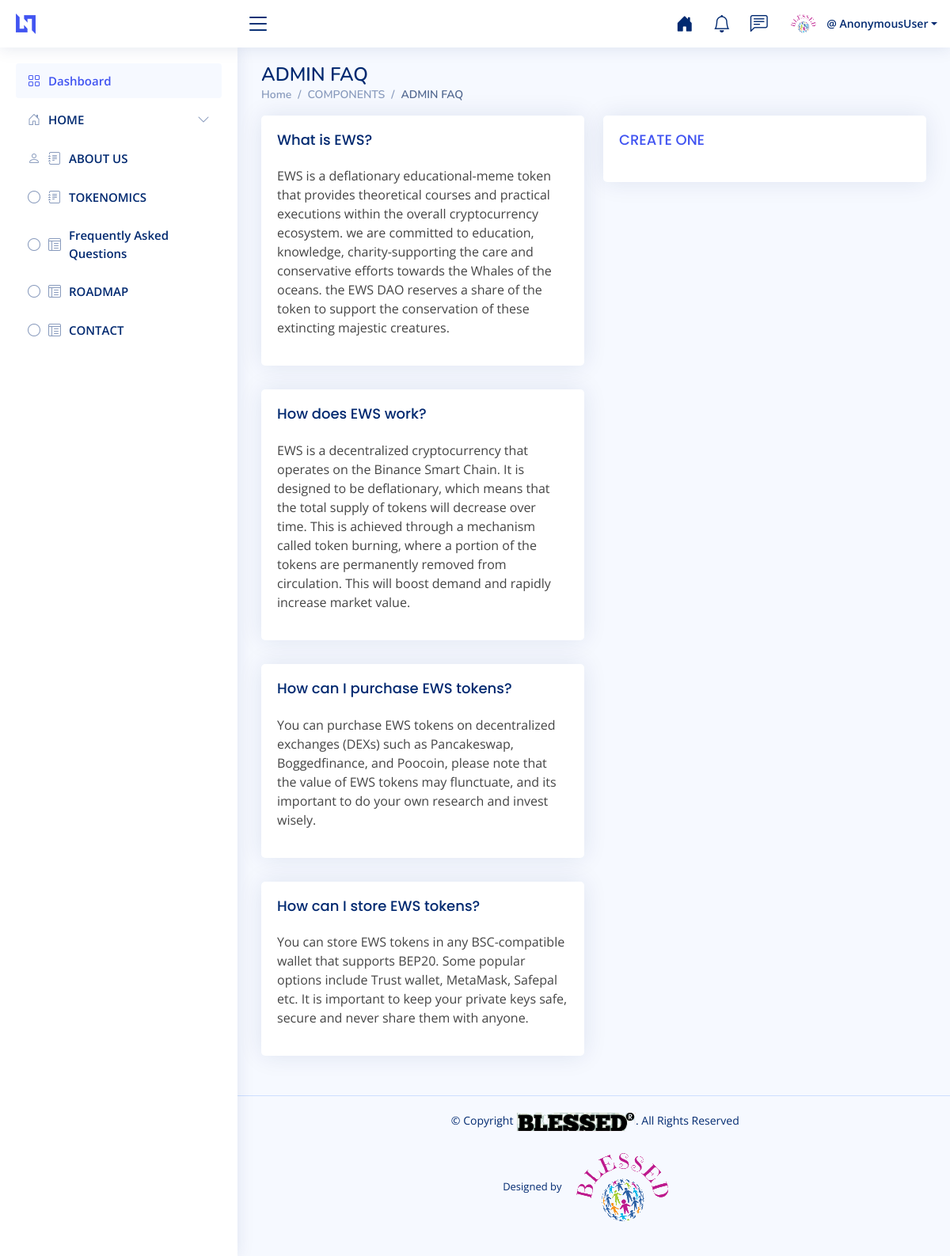
The page /ADMIN_FAQ on the database its author committed.
### ews_app/models.py (models this page shows, shortened)
class FAQ(models.Model):
    question = models.CharField(max_length=77)
    answer = models.TextField()

### ews_app/views.py (the view)
# urls.py: path('ADMIN_FAQ', views.AdminFaq, name='faq-admin'),
def AdminFaq(request):
    a = FAQ.objects.all()
    context = {
        'a': a
    }
    return render(request, 'ews_app/adminfaq.html', context)

### ews_app/templates/ews_app/adminfaq.html (shortened to what this page needs)
{% extends 'ews_app/base.html' %}
{% load static %}
{% block content %}
<main id="main" class="main">
  <div class="pagetitle">
    <h1>ADMIN FAQ</h1>
    <nav>
      <ol class="breadcrumb">
        <li class="breadcrumb-item"><a href="{% url 'ews_app:ad-hm' %}">Home</a></li>
        <li class="breadcrumb-item">COMPONENTS</li>
        <li class="breadcrumb-item active">ADMIN FAQ</li>
      </ol>
    </nav>
  </div>
  <section class="section">
    <div class="row">
      <div class="col-lg-6">
        {% for x in a %}
        <div class="card">
          <div class="card-body">
            <h5 class="card-title">{{x.question}}</h5>
            <p>{{x.answer}}</p>
          </div>
        </div>
        {% endfor %}
      </div>
      <div class="col-lg-6">
        <div class="card">
          <div class="card-body">
            <h5 class="card-title"><a href="{% url 'ews_app:create-faq' %}"> CREATE ONE</a></h5>
          </div>
        </div>
      </div>
    </div>
  </section>
</main>
{% endblock content %}

### static/adm/assets/css/style.css (style rules this page uses)
:root { scroll-behavior: smooth; }
body { font-family: "Open Sans", sans-serif; background: #f6f9ff; color: #444444; }
a { color: #4154f1; text-decoration: none; }
h1, h2, h3, h4, h5, h6 { font-family: "Nunito", sans-serif; }
#main { margin-top: 60px; padding: 20px 30px; transition: all 0.3s; }
.pagetitle { margin-bottom: 10px; }
.pagetitle h1 { font-size: 24px; margin-bottom: 0; font-weight: 600; color: #012970; }
.card { margin-bottom: 30px; border: none; border-radius: 5px; box-shadow: 0px 0 30px rgba(1, 41, 112, 0.1); }
.card-title { padding: 20px 0 15px 0; font-size: 18px; font-weight: 500; color: #012970; font-family: "Poppins", sans-serif; }
.card-body { padding: 0 20px 20px 20px; }
.breadcrumb { font-size: 14px; font-family: "Nunito", sans-serif; color: #899bbd; font-weight: 600; }
.breadcrumb a { color: #899bbd; transition: 0.3s; }
.breadcrumb .breadcrumb-item::before { color: #899bbd; }
.breadcrumb .active { color: #51678f; font-weight: 600; }
@media (min-width: 1200px) { #main, #footer { margin-left: 300px; } }

### rows shown on the page
FAQ: question "What is EWS?", answer "EWS is a deflationary educational-meme token that provides theoretical courses and practical executions within the overall cryptocurrency ecosystem. we are committed to education, knowledge, charity-supporting the care and conservative efforts towards the Whales of the oceans. the EWS DAO reserves a share of the token to support the conservation of these extincting majestic creatures."
FAQ: question "How does EWS work?", answer "EWS is a decentralized cryptocurrency that operates on the Binance Smart Chain. It is designed to be deflationary, which means that the total supply of tokens will decrease over time. This is achieved through a mechanism called token burning, where a portion of the tokens are permanently removed from circulation. This will boost demand and rapidly increase market value."
FAQ: question "How can I purchase EWS tokens?", answer "You can purchase EWS tokens on decentralized exchanges (DEXs) such as Pancakeswap, Boggedfinance, and Poocoin, please note that the value of EWS tokens may flunctuate, and its important to do your own research and invest wisely."
FAQ: question "How can I store EWS tokens?", answer "You can store EWS tokens in any BSC-compatible wallet that supports BEP20. Some popular options include Trust wallet, MetaMask, Safepal etc. It is important to keep your private keys safe, secure and never share them with anyone."

### other values the page prints
{{ user }} "AnonymousUser"
